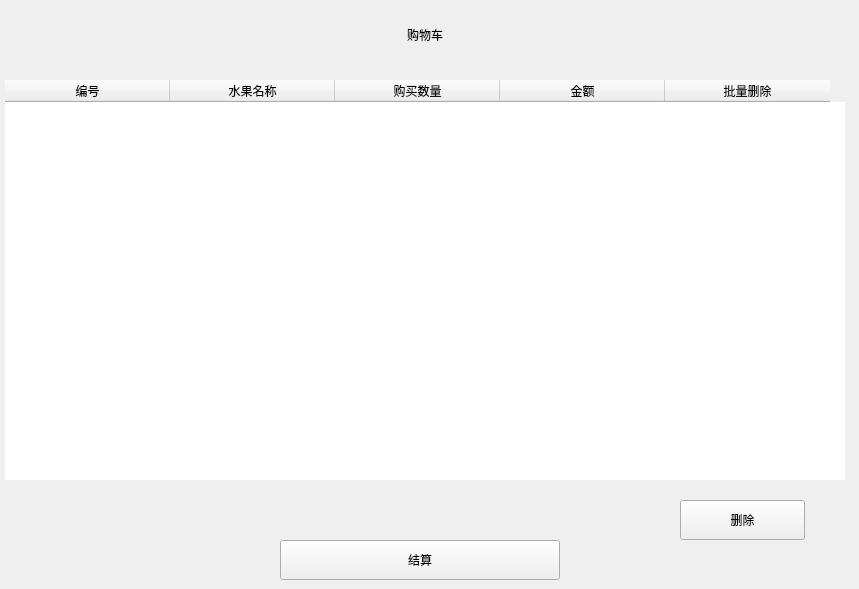
    <widget class="QWidget" name="page4">
     <widget class="QTableWidget" name="cartTable">
      <property name="geometry">
       <rect>
        <x>5</x>
        <y>80</y>
        <width>840</width>
        <height>400</height>
       </rect>
      </property>
      <property name="styleSheet">
       <string notr="true">font: 11pt &quot;楷体&quot;;
border-radius: 10px;</string>
      </property>
      <property name="editTriggers">
       <set>QAbstractItemView::NoEditTriggers</set>
      </property>
      <property name="rowCount">
       <number>0</number>
      </property>
      <attribute name="horizontalHeaderCascadingSectionResizes">
       <bool>false</bool>
      </attribute>
      <attribute name="horizontalHeaderMinimumSectionSize">
       <number>32</number>
      </attribute>
      <attribute name="horizontalHeaderDefaultSectionSize">
       <number>165</number>
      </attribute>
      <attribute name="horizontalHeaderShowSortIndicator" stdset="0">
       <bool>false</bool>
      </attribute>
      <attribute name="verticalHeaderVisible">
       <bool>false</bool>
      </attribute>
      <column>
       <property name="text">
        <string>编号</string>
       </property>
      </column>
      <column>
       <property name="text">
        <string>水果名称</string>
       </property>
      </column>
      <column>
       <property name="text">
        <string>购买数量</string>
       </property>
      </column>
      <column>
       <property name="text">
        <string>金额</string>
       </property>
      </column>
      <column>
       <property name="text">
        <string>批量删除</string>
       </property>
      </column>
     </widget>
     <widget class="QPushButton" name="deleteCart">
      <property name="geometry">
       <rect>
        <x>680</x>
        <y>500</y>
        <width>125</width>
        <height>40</height>
       </rect>
      </property>
      <property name="text">
       <string>删除</string>
      </property>
     </widget>
     <widget class="QPushButton" name="submitCart">
      <property name="geometry">
       <rect>
        <x>280</x>
        <y>540</y>
        <width>280</width>
        <height>40</height>
       </rect>
      </property>
      <property name="text">
       <string>结算</string>
      </property>
     </widget>
     <widget class="QLabel" name="money">
      <property name="geometry">
       <rect>
        <x>10</x>
        <y>500</y>
        <width>250</width>
        <height>30</height>
       </rect>
      </property>
      <property name="styleSheet">
       <string notr="true">font: 18pt &quot;楷体&quot;;</string>
      </property>
      <property name="text">
       <string/>
      </property>
     </widget>
     <widget class="QLabel" name="cartLabel">
      <property name="geometry">
       <rect>
        <x>0</x>
        <y>10</y>
        <width>850</width>
        <height>50</height>
       </rect>
      </property>
      <property name="styleSheet">
       <string notr="true">font: 26pt &quot;华文行楷&quot;;
</string>
      </property>
      <property name="text">
       <string>购物车</string>
      </property>
      <property name="alignment">
       <set>Qt::AlignCenter</set>
      </property>
     </widget>
    </widget>
